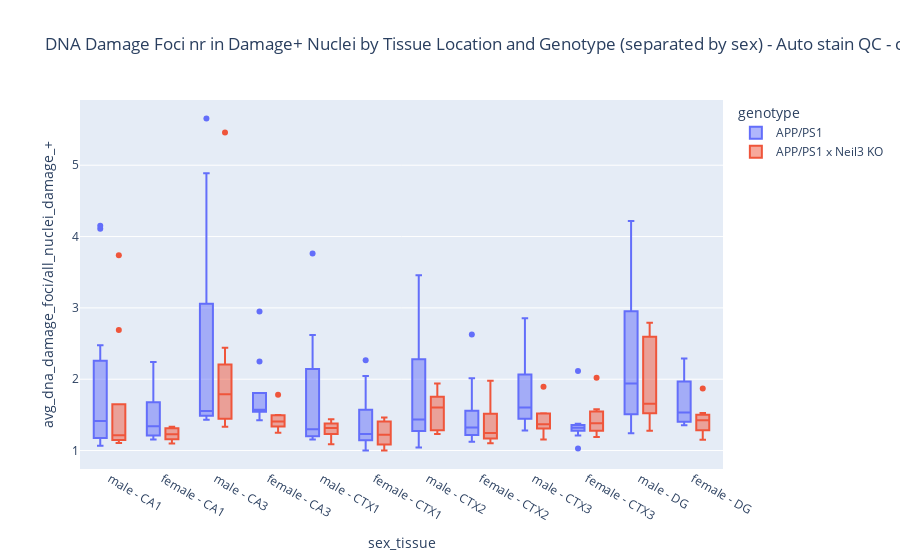

Here is the notebook cell this chart was saved with:
### Code cell
# Create the boxplot with ordered categories
fig = px.box(auto_filtered_df, x='sex_tissue', y='avg_dna_damage_foci/all_nuclei_damage_+',
             color='genotype',  # Different genotypes will be shown in different colors
             category_orders={'sex_tissue': categories},  # Ensuring the specified order
             title=f'DNA Damage Foci nr in Damage+ Nuclei by Tissue Location and Genotype (separated by sex) - Auto stain QC - {parameters_title}')

# Show the plot
fig.show()

### Figure 1 — Plotly figure (JSON) as saved in the notebook; plotly's stock layout.template omitted (floating-point values rounded to 4 significant figures; data arrays with more than 128 entries replaced by an {"elided": "..."} marker saying what was removed)
{"data": [{"alignmentgroup": "True", "hovertemplate": "genotype=APP/PS1<br>sex_tissue=%{x}<br>avg_dna_damage_foci/all_nuclei_damage_+=%{y}<extra></extra>", "legendgroup": "APP/PS1", "marker": {"color": "#636efa"}, "name": "APP/PS1", "notched": false, "offsetgroup": "APP/PS1", "orientation": "v", "showlegend": true, "type": "box", "x": {"elided": "137 str values"}, "x0": " ", "xaxis": "x", "y": {"elided": "137 float values"}, "y0": " ", "yaxis": "y"}, {"alignmentgroup": "True", "hovertemplate": "genotype=APP/PS1 x Neil3 KO<br>sex_tissue=%{x}<br>avg_dna_damage_foci/all_nuclei_damage_+=%{y}<extra></extra>", "legendgroup": "APP/PS1 x Neil3 KO", "marker": {"color": "#EF553B"}, "name": "APP/PS1 x Neil3 KO", "notched": false, "offsetgroup": "APP/PS1 x Neil3 KO", "orientation": "v", "showlegend": true, "type": "box", "x": ["male - CA1", "male - CA3", "male - CTX1", "male - CTX2", "male - CTX3", "male - DG", "male - CA1", "male - CA3", "male - CTX1", "male - CTX2", "male - CTX3", "male - DG", "female - CA1", "female - CA3", "female - CTX1", "female - CTX2", "female - CTX3", "female - DG", "male - CA1", "male - CA3", "male - CTX1", "male - CTX2", "male - CTX3", "male - DG", "male - CA1", "male - CA3", "male - CTX1", "male - CTX2", "male - CTX3", "male - DG", "female - CA1", "female - CA3", "female - CTX1", "female - CTX2", "female - CTX3", "female - DG", "male - CA1", "male - CA3", "male - CTX1", "male - CTX2", "male - CTX3", "male - DG", "female - CA1", "female - CA3", "female - CTX1", "female - CTX2", "female - CTX3", "female - DG", "female - CA1", "female - CA3", "female - CTX1", "female - CTX2", "female - CTX3", "female - DG", "male - CA1", "male - CA3", "male - CTX1", "male - CTX2", "male - CTX3", "male - DG", "female - CA1", "female - CA3", "female - CTX1", "female - CTX2", "female - CTX3", "female - DG", "male - CA1", "male - CA3", "male - CTX1", "male - CTX2", "male - CTX3", "male - DG", "female - CA1", "female - CA3", "female - CTX1", "female - CTX2", "female - CTX3", "female - DG", "female - CA1", "female - CA3", "female - CTX1", "female - CTX2", "female - CTX3", "female - DG", "male - CA1", "male - CA3", "male - CTX1", "male - CTX2", "male - CTX3", "male - DG", "male - CA1", "male - CA3", "male - CTX1", "male - CTX2", "male - CTX3", "male - DG", "female - CA1", "female - CA3", "female - CTX1", "female - CTX2", "female - CTX3", "female - DG"], "x0": " ", "xaxis": "x", "y": [1.16, 1.548, 1.088, 1.605, 1.522, 1.657, 1.111, 1.789, 1.289, 1.75, 1.382, 1.605, 1.098, 1.333, 1.167, 1.27, 1.579, 1.526, 1.212, 1.887, 1.231, 1.764, 1.518, 1.526, 1.304, 2.127, 1.229, 1.604, 1.361, 1.768, 1.333, 1.783, 1.376, 1.341, 2.019, 1.479, 1.255, 1.346, 1.44, 1.939, 1.893, 2.686, 1.292, 1.49, 1.463, 1.693, 1.316, 1.436, 1.333, 1.463, 1.23, 1.977, 1.517, 1.871, 1.104, 1.333, 1.338, 1.241, 1.29, 1.514, 1.19, 1.351, 1, 1.13, 1.19, 1.414, 2.692, 2.442, 1.435, 1.232, 1.368, 2.563, 1.217, 1.341, 1, 1.103, 1.425, 1.151, 1.13, 1.5, 1.44, 1.225, 1.342, 1.206, 3.738, 5.458, 1.361, 1.301, 1.156, 2.793, 1.215, 1.478, 1.317, 1.468, 1.313, 1.278, 1.241, 1.25, 1.217, 1.204, 1.241, 1.36], "y0": " ", "yaxis": "y"}], "layout": {"boxmode": "group", "legend": {"title": {"text": "genotype"}, "tracegroupgap": 0}, "title": {"text": "DNA Damage Foci nr in Damage+ Nuclei by Tissue Location and Genotype (separated by sex) - Auto stain QC - cellpdia30_sigma1_dilrad4_dnad_obj_seg_v1_gliaero6_gliathr20_dnadero2"}, "xaxis": {"anchor": "y", "categoryarray": ["male - CA1", "female - CA1", "male - CA3", "female - CA3", "male - CTX1", "female - CTX1", "male - CTX2", "female - CTX2", "male - CTX3", "female - CTX3", "male - DG", "female - DG"], "categoryorder": "array", "domain": [0, 1], "title": {"text": "sex_tissue"}}, "yaxis": {"anchor": "x", "domain": [0, 1], "title": {"text": "avg_dna_damage_foci/all_nuclei_damage_+"}}}}
